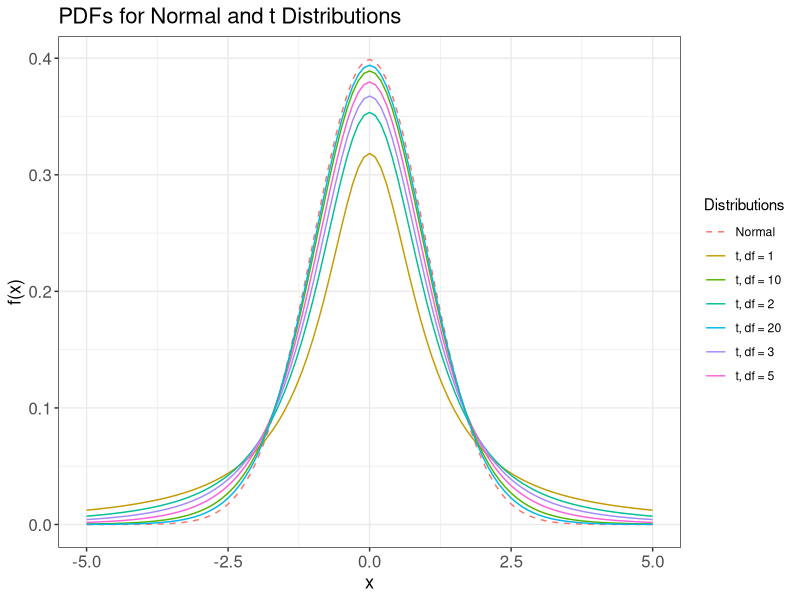
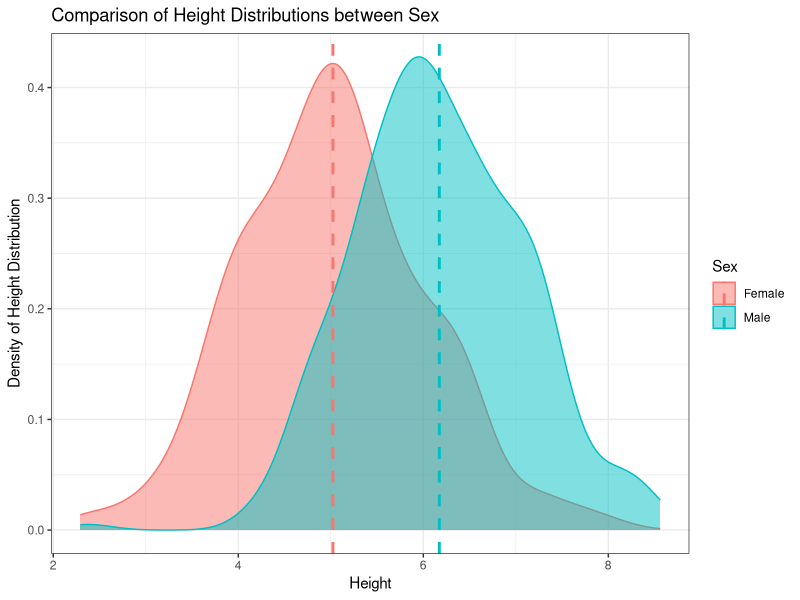
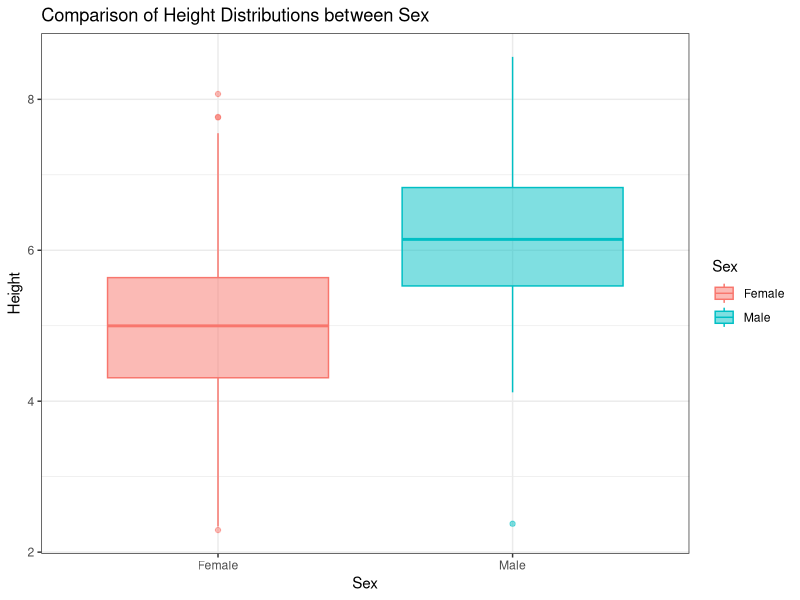
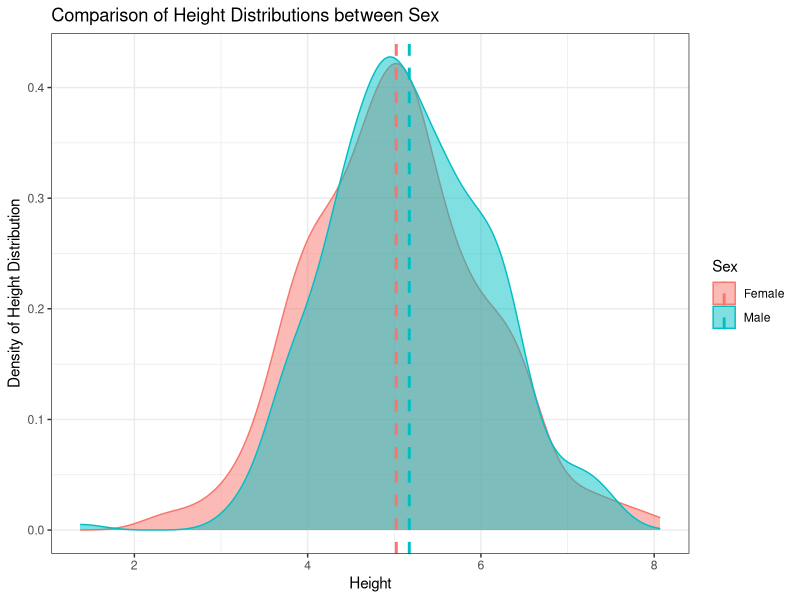
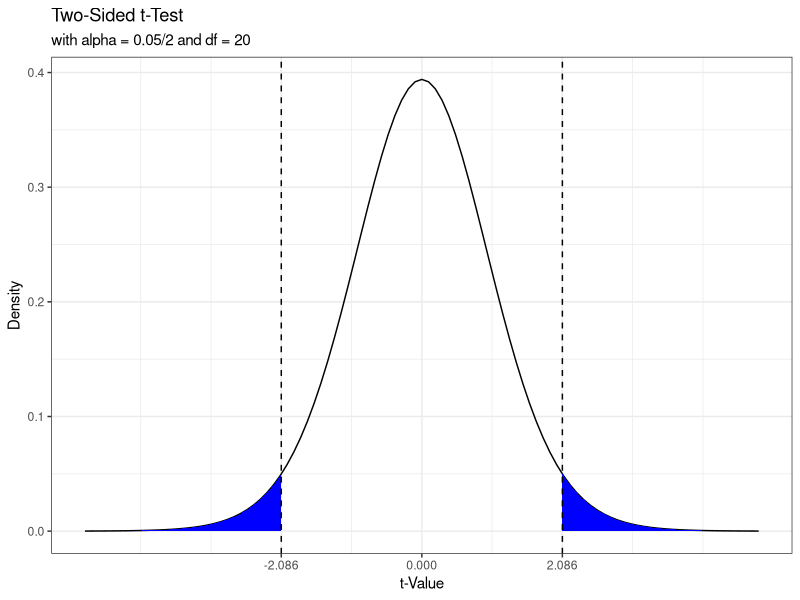
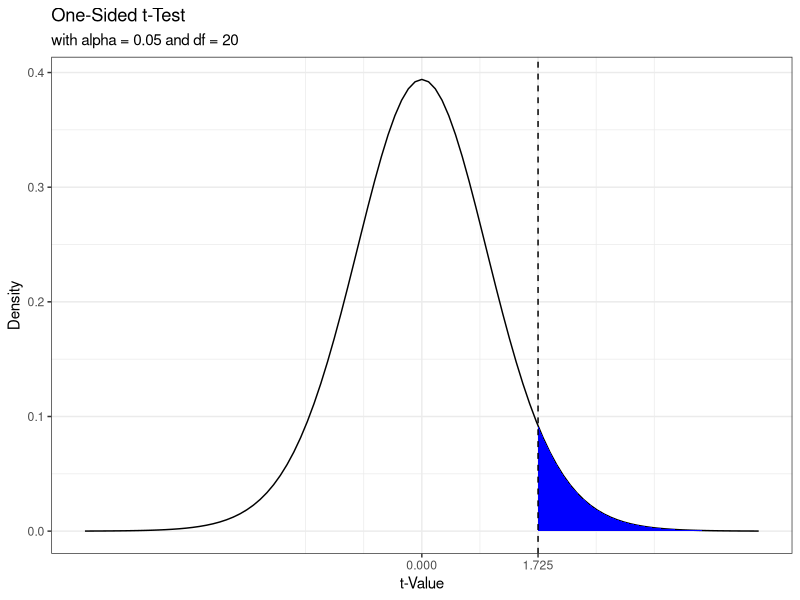
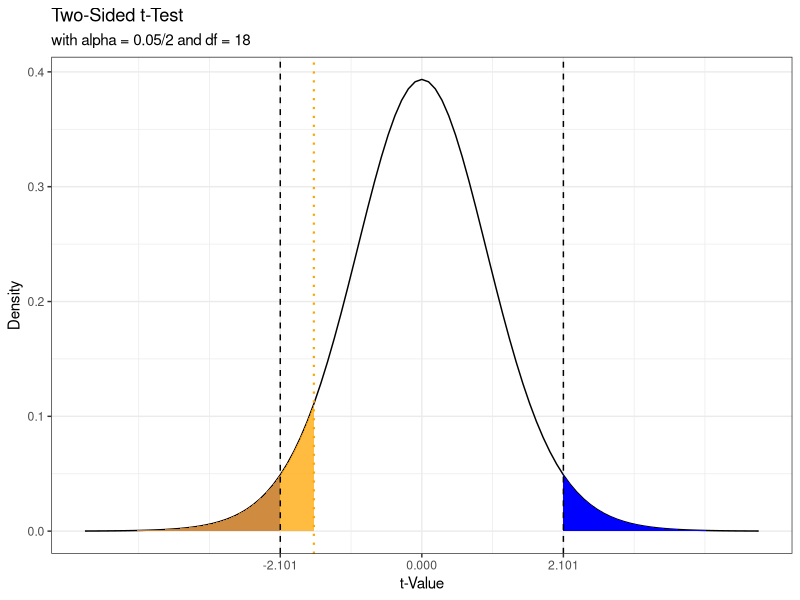
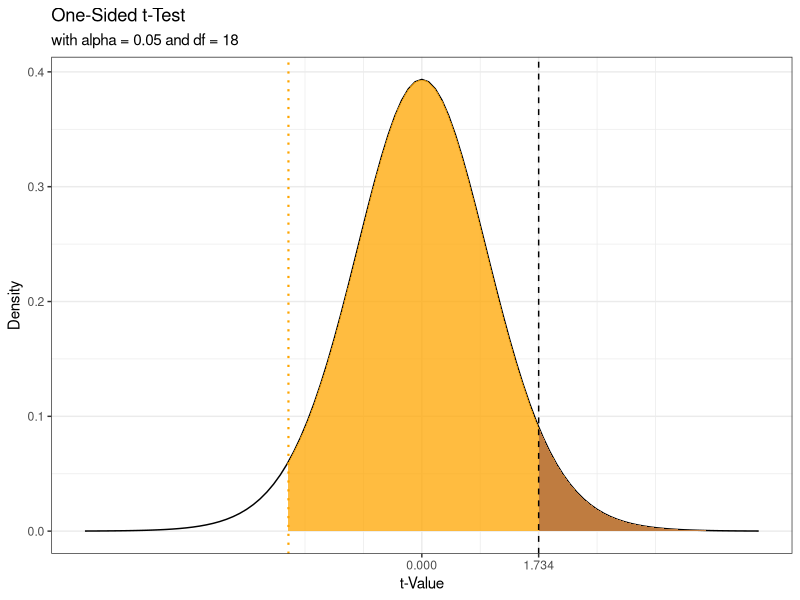

Here is the R script that generated these plots, in order:
## ---- chunk 1
library("ggplot2")

ggplot(data.frame(x = c(-5, 5)), aes(x)) +
  stat_function(fun = dnorm, 
                      aes(colour = "Normal"), linetype = "dashed") + 
  stat_function(fun = dt, args = list(df = 1), 
                      aes(colour = "t, df = 1")) +
  stat_function(fun = dt, args = list(df = 2), 
                      aes(colour = "t, df = 2")) +
  stat_function(fun = dt, args = list(df = 3), 
                      aes(colour = "t, df = 3")) +
  stat_function(fun = dt, args = list(df = 5), 
                      aes(colour = "t, df = 5")) +
  stat_function(fun = dt, args = list(df = 10), 
                      aes(colour = "t, df = 10")) +
  stat_function(fun = dt, args = list(df = 20), 
                      aes(colour = "t, df = 20")) +
  labs(title = "PDFs for Normal and t Distributions", 
       y = "f(x)",
       x = "x",
       colour = "Distributions") + 
  theme_bw() +
  theme(axis.text = element_text(size = 12),
        axis.title = element_text(size = 13),
        plot.title = element_text(size = 16))
## ---- chunk 2
# Simulate data
set.seed(183)
n = 300
tdata = data.frame(Sex = rep(c("Male", "Female"), each = n),
                   Height = c(rnorm(n, 6.2), rnorm(n, mean=5)))

# Compute mean statistics
library("dplyr")
data_means = tdata %>%
  group_by(Sex) %>%
  summarise(height_mean = mean(Height))
               
# Create a density plot of two groups                  
library("ggplot2")
ggplot(tdata, aes(x = Height, fill = Sex, color = Sex)) +
    geom_density(alpha = 0.5) +
    geom_vline(data = data_means, aes(xintercept = height_mean, color = Sex),
               linetype = "dashed", size=1) + theme_bw() +
  labs(title = "Comparison of Height Distributions between Sex",
       y = "Density of Height Distribution")
## ---- chunk 3
ggplot(tdata, aes(x = Sex, y = Height, fill = Sex, color = Sex)) +
    geom_boxplot(alpha = 0.5) + theme_bw() +
  labs(title = "Comparison of Height Distributions between Sex")
## ---- chunk 4
set.seed(183)
n = 300
tdata = data.frame(Sex = rep(c("Male", "Female"), each = n),
                   Height = c(rnorm(n, 5.2), rnorm(n, mean=5)))

library("dplyr")
data_means = tdata %>%
  group_by(Sex) %>%
  summarise(height_mean = mean(Height))

library("ggplot2")
ggplot(tdata, aes(x = Height, fill = Sex, color = Sex)) +
    geom_density(alpha = 0.5) +
    geom_vline(data = data_means, aes(xintercept = height_mean, color = Sex),
               linetype = "dashed", size=1) + theme_bw() +
  labs(title = "Comparison of Height Distributions between Sex",
       y = "Density of Height Distribution")
## ---- chunk 5
library("ggplot2")

# Determine values for viewing t-distribution
df = 20
min_val = -5
max_val = 5
graph_bounds = data.frame(x = c(min_val, max_val))

# Pick out significance levels
alpha = 0.05
lower_tail = alpha / 2
upper_tail = 1 - alpha / 2

# Calculate critical values
lower_tail_crit = round(qt(lower_tail, df = df), digits = 3)
upper_tail_crit = round(qt(upper_tail, df = df), digits = 3)

# Graph the distribution with critical region
g2 = ggplot(graph_bounds, aes(x = x)) +
  stat_function(fun = dt, args = list(df = df)) + 
  stat_function(fun = dt, args = list(df = df),
                xlim = c(min_val, lower_tail_crit), geom = "area", fill = "blue") +
  stat_function(fun = dt, args = list(df = df),
                xlim = c(max_val, upper_tail_crit), geom = "area", fill = "blue") +
  geom_vline(xintercept = c(lower_tail_crit, upper_tail_crit), linetype = "dashed", size=0.5) +
  scale_x_continuous(breaks = c(lower_tail_crit, 0, upper_tail_crit)) +
  labs(title = "Two-Sided t-Test",
       subtitle = paste0("with alpha = ", alpha, "/2 and df = ", df),
       x = "t-Value", y = "Density") +
  theme(legend.position = "none", 
        axis.text = element_text(size = 20)) + 
  theme_bw()

g2
## ---- chunk 6
# Pick out significance levels
upper_tail = 1 - alpha
upper_tail_crit = round(qt(upper_tail, df = df), digits = 3)

# Graph the distribution with critical region
ggplot(graph_bounds, aes(x = x)) +
  stat_function(fun = dt, args = list(df = df)) + 
  stat_function(fun = dt, args = list(df = df),
                xlim = c(max_val, upper_tail_crit), geom = "area", fill = "blue") +
  geom_vline(xintercept = upper_tail_crit, linetype = "dashed", size=0.5) +
  
  scale_x_continuous(breaks = c(0, upper_tail_crit)) +
  labs(title = "One-Sided t-Test",
       subtitle = paste0("with alpha = ", alpha, " and df = ", df),
       x = "t-Value", y = "Density") +
  theme(legend.position = "none", 
        axis.text = element_text(size = 20)) + 
  theme_bw()
## ---- chunk 7
# Set seed for reproducibility
set.seed(881)

# Generate data
n = 10
x1 = round(rnorm(n), 1)
x2 = round(rnorm(n) + 1, 1)
## ---- chunk 8
# Compute means of each group
x1_mu = mean(x1)
x2_mu = mean(x2)

# Compute length and degrees of freedom 
n1 = length(x1)
n2 = length(x2)
ndf = n1 + n2 - 2

# Calculate pooled variance
s2 = ((n1 - 1) * var(x1) + (n2 - 1) * var(x2)) / ndf

# Compute the t-statistic
tstat = (mean(x1) - mean(x2)) /
                sqrt(s2 * (1 / n1 + 1 / n2))
## ---- chunk 9
# Numerics are problematic
0.10 + 0.05 == 0.15

# Allow for tolerance with numerics via an epsilon neighborhood
all.equal(0.10 + 0.05, 0.15)

# Lack of output stability though… 
all.equal(0.12, 0.19)

# Check for whether it is true
isTRUE(all.equal(0.12, 0.19))
## ---- chunk 10
two_sided_p = 2 * (1 - pt(abs(tstat), ndf))
two_sided_p
## ---- chunk 11
one_sided_p = 1 - pt(tstat, ndf)
one_sided_p
## ---- chunk 12
# Alternatively, start from the right (upper) tail 
# instead of the left (lower) tail.
pt(tstat, ndf, lower.tail = FALSE)
## ---- chunk 13
library("ggplot2")

# Determine values for viewing t-distribution
df = 18
min_val = -5
max_val = 5
graph_bounds = data.frame(x = c(min_val, max_val))

# Pick out significance levels
alpha = 0.05
lower_tail = alpha / 2
upper_tail = 1 - alpha / 2

# Calculate critical values
lower_tail_crit = round(qt(lower_tail, df = df), digits = 3)
upper_tail_crit = round(qt(upper_tail, df = df), digits = 3)

# Graph the distribution with critical region
ggplot(graph_bounds, aes(x = x)) +
  stat_function(fun = dt, args = list(df = df)) + 
  stat_function(fun = dt, args = list(df = df),
                xlim = c(min_val, lower_tail_crit), geom = "area", fill = "blue", alpha = 0.75) +
  stat_function(fun = dt, args = list(df = df),
                xlim = c(min_val, qt(two_sided_p, df = df)), geom = "area", fill = "orange", alpha = 0.75) +
  stat_function(fun = dt, args = list(df = df),
                xlim = c(max_val, upper_tail_crit), geom = "area", fill = "blue") +
  geom_vline(xintercept = c(lower_tail_crit, upper_tail_crit), linetype = "dashed", size=0.5) +
  geom_vline(xintercept = qt(two_sided_p, df = df), linetype="dotted", size=0.75, color = "orange") + 
  scale_x_continuous(breaks = c(lower_tail_crit, 0, upper_tail_crit)) +
  labs(title = "Two-Sided t-Test",
       subtitle = paste0("with alpha = ", alpha, "/2 and df = ", df),
       x = "t-Value", y = "Density") +
  theme(legend.position = "none", 
        axis.text = element_text(size = 20)) + 
  theme_bw()
## ---- chunk 14
# Pick out significance levels
upper_tail = 1 - alpha
upper_tail_crit = round(qt(upper_tail, df = df), digits = 3)

# Graph the distribution with critical region
ggplot(graph_bounds, aes(x = x)) +
  stat_function(fun = dt, args = list(df = df)) + 
  stat_function(fun = dt, args = list(df = df),
                xlim = c(max_val, upper_tail_crit), geom = "area", fill = "blue") +
    stat_function(fun = dt, args = list(df = df),
                xlim = c(max_val, qt(1-one_sided_p, df = df)), geom = "area", fill = "orange", alpha = 0.75) +
  geom_vline(xintercept = upper_tail_crit, linetype = "dashed", size=0.5) +
  geom_vline(xintercept = qt(1-one_sided_p, df = df), linetype="dotted", size=0.75, color = "orange") + 
  scale_x_continuous(breaks = c(0, upper_tail_crit)) +
  labs(title = "One-Sided t-Test",
       subtitle = paste0("with alpha = ", alpha, " and df = ", df),
       x = "t-Value", y = "Density") +
  theme(legend.position = "none", 
        axis.text = element_text(size = 20)) + 
  theme_bw()
## ---- chunk 15
# Significance Level
alpha = 0.05 

# Critical value for two-sided test
qt(1 - alpha/2, ndf)
## ---- chunk 16
# Significance Level
alpha = 0.05 

# Critical value for one-sided test
qt(1 - alpha, ndf)
## ---- chunk 17
alpha = c(0.4, 0.25, 0.1, 0.05, 0.025, 0.01, 0.005, 0.0005)
df = c(1:30, 40, 60, Inf)
t_table = outer(df, alpha, function(df, alpha) qt(1 - alpha, df = df))
rownames(t_table) = df
colnames(t_table) = alpha
knitr::kable(t_table)
## ---- chunk 18
my_ttest = function(x1, x2, 
                    test = c("two-sided", "lower", "upper"),
                    alpha = 0.05) {
  
  # Force `test` to hold a pre-defined value of either:
  # "two-sided", "lower", or "upper"
  test = match.arg(test)
  
  # Compute length and degrees of freedom 
  n1 = length(x1)
  n2 = length(x2)
  ndf = n1 + n2 - 2
  
  # Calculate t-statistic 
  s2 = ((n1 - 1) * var(x1) + (n2 - 1) * var(x2)) / ndf
  tstat = (mean(x1) - mean(x2)) / sqrt(s2 * (1 / n1 + 1 / n2))
  
  # Compute tail probability 
  tail_prob = switch(test,
                     "two-sided" = 2 * (1 - pt(abs(tstat), ndf)),
                     "lower" = pt(tstat, ndf),
                     "upper" = 1 - pt(tstat, ndf))
  
  # Format and return results 
  results = list(tstat = tstat, df = ndf, reject = tail_prob < alpha, prob = tail_prob)
  return(results)
}
## ---- chunk 19
# Simulate some data
set.seed(881)
n = 10
x1 = round(rnorm(n) , 1)
x2 = round(rnorm(n) + 1 , 1)
test_result = my_ttest(x1, x2)
test_result

# Check against built in
all.equal(test_result[-3], 
          t.test(x1,x2, var.equal = TRUE)[1:3], 
          check.attributes = FALSE)
## ---- chunk 20
# Initial values
n = 1000; p0 = 0.5
alpha = 0.05

# Simulate Data
set.seed(1337)
x = rbinom(n, 1, 0.5)
## ---- chunk 21
# Calculate test values
p_hat = sum(x) / n
z_score = (p_hat - p0) /
                   sqrt(p0 * (1 - p0) / n )    
z_crit = qnorm(1 - alpha)
z_score > z_crit
## ---- chunk 22
# Initial values
n = 1000; p0 = 0.5
alpha = 0.05

set.seed(1337)
x = rbinom(n, 1, 0.5)
total_x = sum(x)

result = prop.test(x = total_x, n = n, p = p0, 
                   alternative = "greater", 
                   correct = FALSE)

# Display the test results
result 
## ---- chunk 23
# Initial values taken from website report

# Conversions
x = c(10000, 25000)

# Views
n = c(60000, 70000) 

# Test with Built-in Function
result = prop.test(
      x = x, n = n,
      alternative = "two.sided", 
      correct = FALSE)

result
